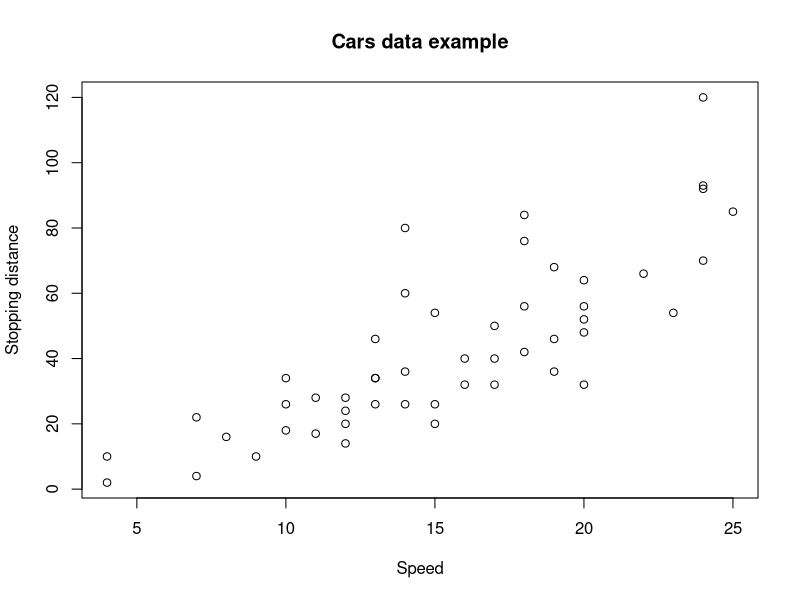

The R source for this figure:
## ---- chunk 1
knitr::opts_chunk$set(echo = TRUE)
## ---- chunk 2
summary(cars)
## ---- chunk 3
plot(cars$speed, cars$dist,
xlab = "Speed",
ylab = "Stopping distance",
main = "Cars data example")
## ---- chunk 4
mean(cars$speed)
